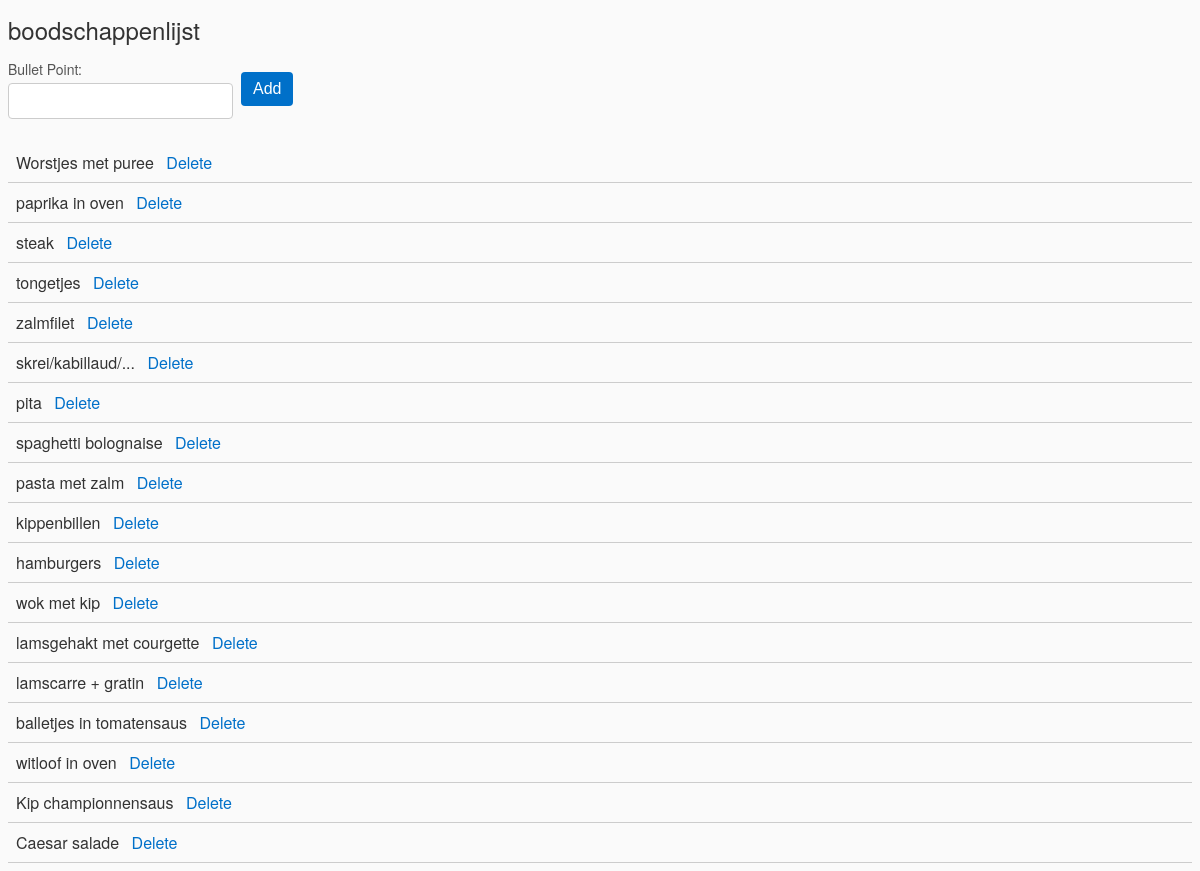
The page /boodschappenlijst on the database its author committed.
### tables this page shows
CREATE TABLE boodschappenlijst (boodschapitem text);

### flask_app.py (the view)
@app.route('/boodschappenlijst', methods=['GET', 'POST'])
def boodschappenlijst():
    if request.method == 'POST':
        boodschapitem = request.form['boodschapitem']
        request.cursor.execute('INSERT INTO boodschappenlijst VALUES (?)', (boodschapitem,))
        request.conn.commit()
    request.cursor.execute('SELECT rowid, boodschapitem FROM boodschappenlijst')
    boodschappenlijst = [(rowid, boodschapitem) for rowid, boodschapitem in request.cursor.fetchall()]
    return render_template('boodschappenlijst.html', boodschappenlijst=boodschappenlijst)

### flask_app.py (called while the page is built)
@app.before_request
def before_request():
    conn = sqlite3.connect('bullet_points.db')
    cursor = conn.cursor()
    cursor.execute('CREATE TABLE IF NOT EXISTS bullet_points (bullet text, type text)')
    cursor.execute('CREATE TABLE IF NOT EXISTS long_term_goals (goal text)')
    cursor.execute('CREATE TABLE IF NOT EXISTS projecten (project text)')
    cursor.execute('CREATE TABLE IF NOT EXISTS errands (errand text)')
    cursor.execute('CREATE TABLE IF NOT EXISTS boodschappenlijst (boodschapitem text)')
    cursor.execute('CREATE TABLE IF NOT EXISTS job_doelen (job_doel text)')
    cursor.execute('CREATE TABLE IF NOT EXISTS timeslots (slot TEXT PRIMARY KEY, selected INTEGER)')
    request.conn = conn
    request.cursor = cursor

### templates/boodschappenlijst.html (shortened to what this page needs)
<!doctype html>
<html>
  <head>
    <link rel="stylesheet" href="/static/main.css" />
  </head>
  <body>
    <h1>boodschappenlijst</h1>
    <form method="POST">
      <label>
        <span>Bullet Point:</span>
        <input type="text" name="boodschapitem" required />
      </label>
      <button type="submit">Add</button>
    </form>
    <ul>
      {% for rowid, boodschapitem in boodschappenlijst %}
      <li>{{ boodschapitem }} <a href="{{ url_for('delete_boodschappenlijst', index=rowid) }}">Delete</a></li>
      {% endfor %}
    </ul>
  </body>
</html>

### static/main.css (style rules this page uses)
body { font-family: "Helvetica Neue", Arial, sans-serif; color: #333; background-color: #fafafa; }
h1 { font-size: 24px; font-weight: 500; margin-top: 12px; margin-bottom: 12px; }
form { display: flex; flex-direction: row; align-items: center; margin-top: 0px; margin-bottom: 24px; }
form label { display: flex; flex-direction: column; margin-right: 8px; }
form label span { font-size: 14px; color: #555; margin-bottom: 4px; }
form label input { font-size: 16px; padding: 8px; border: 1px solid #ccc; border-radius: 4px; }
form button { font-size: 16px; padding: 8px 12px; background-color: #0070c9; color: #fff; border: none; border-radius: 4px; cursor: pointer; }
ul { list-style: none; margin: 0; padding: 0; }
ul li { font-size: 16px; padding: 8px; border-bottom: 1px solid #ccc; }
ul li a { color: #0070c9; text-decoration: none; margin-left: 8px; }

### rows shown on the page
boodschappenlijst: boodschapitem "Worstjes met puree"
boodschappenlijst: boodschapitem "paprika in oven"
boodschappenlijst: boodschapitem "steak"
boodschappenlijst: boodschapitem "tongetjes"
boodschappenlijst: boodschapitem "zalmfilet"
boodschappenlijst: boodschapitem "skrei/kabillaud/..."
boodschappenlijst: boodschapitem "pita"
boodschappenlijst: boodschapitem "spaghetti bolognaise"
boodschappenlijst: boodschapitem "pasta met zalm"
boodschappenlijst: boodschapitem "kippenbillen"
boodschappenlijst: boodschapitem "hamburgers"
boodschappenlijst: boodschapitem "wok met kip"
boodschappenlijst: boodschapitem "lamsgehakt met courgette"
boodschappenlijst: boodschapitem "lamscarre + gratin"
boodschappenlijst: boodschapitem "balletjes in tomatensaus"
boodschappenlijst: boodschapitem "witloof in oven"
boodschappenlijst: boodschapitem "Kip championnensaus"
boodschappenlijst: boodschapitem "Caesar salade"
